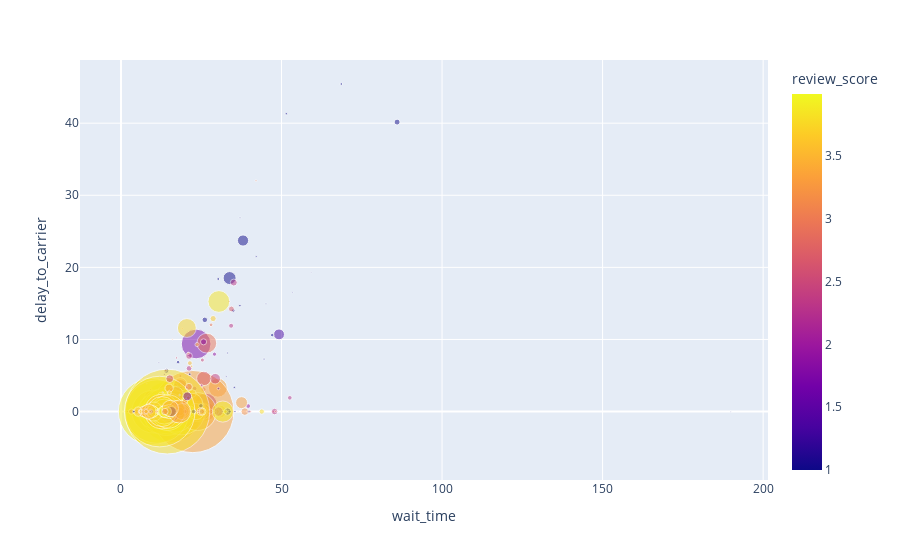

Notebook code for this chart:
### Code cell
import plotly.express as px
fig = px.scatter(data_frame = sellers[sellers['review_score'] < 4],
    x="wait_time",
    y="delay_to_carrier",
    size="sales",
    color="review_score",
    size_max = 60,
    opacity = 0.5
)
fig.show()

### Figure 1 — Plotly figure (JSON) as saved in the notebook; plotly's stock layout.template omitted (floating-point values rounded to 4 significant figures; data arrays with more than 128 entries replaced by an {"elided": "..."} marker saying what was removed)
{"data": [{"hovertemplate": "wait_time=%{x}<br>delay_to_carrier=%{y}<br>sales=%{marker.size}<br>review_score=%{marker.color}<extra></extra>", "legendgroup": "", "marker": {"color": {"elided": "983 float values"}, "coloraxis": "coloraxis", "opacity": 0.5, "size": {"elided": "983 float values"}, "sizemode": "area", "sizeref": 55.69, "symbol": "circle"}, "mode": "markers", "name": "", "orientation": "v", "showlegend": false, "type": "scatter", "x": {"elided": "983 float values"}, "xaxis": "x", "y": {"elided": "983 float values"}, "yaxis": "y"}], "layout": {"coloraxis": {"colorbar": {"title": {"text": "review_score"}}, "colorscale": [[0, "#0d0887"], [0.1111, "#46039f"], [0.2222, "#7201a8"], [0.3333, "#9c179e"], [0.4444, "#bd3786"], [0.5556, "#d8576b"], [0.6667, "#ed7953"], [0.7778, "#fb9f3a"], [0.8889, "#fdca26"], [1, "#f0f921"]]}, "legend": {"itemsizing": "constant", "tracegroupgap": 0}, "margin": {"t": 60}, "xaxis": {"anchor": "y", "domain": [0, 1], "title": {"text": "wait_time"}}, "yaxis": {"anchor": "x", "domain": [0, 1], "title": {"text": "delay_to_carrier"}}}}
